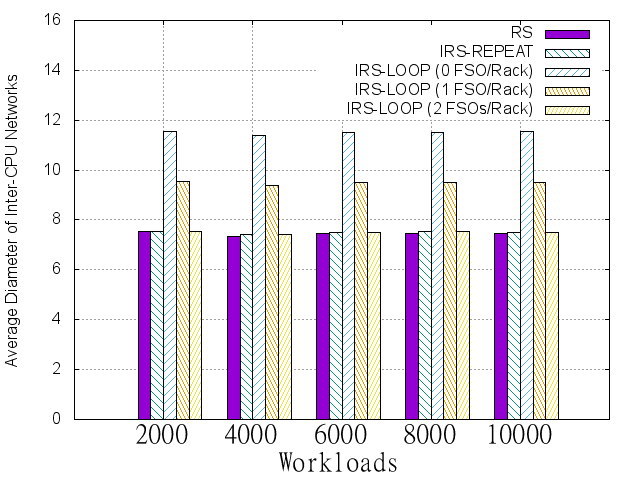

Source code (gnuplot):
#set yrange [0.0:40.0]
#set xrange [0:10000]
#set xlabel "Workloads"
#set ylabel "Inter-CPU/SSD(GPU) Hops for IRS-REPEAT"
#set key top right
#unset key
#set title "Overall System Utilization"

#plot  'C:\Users\smallcat\Dropbox\eclipse\common_workspace\HPCSim\2d-torus-irs\cpu-ssdgpu.txt' using 2:xtic(1) title "0 FSO per Rack"with linespoints pointtype 2 linewidth 2 pointsize 2, '' using 3 title "1 FSO per Rack"with linespoints pointtype 4 linewidth 2 pointsize 2, '' using 4 title "2 FSOs per Rack"with linespoints pointtype 8 linewidth 2 pointsize 2, '' using 5 title "3 FSOs per Rack"with linespoints pointtype 1 linewidth 2 pointsize 2, '' using 6 title "4 FSOs per Rack"with linespoints pointtype 6 linewidth 2 pointsize 2

set yrange [4.0:16.0]
set key top right
set grid
set style data histograms
#set style fill solid 1.00 border -1
set style fill pattern 3 border -1
#set title "Average Queuing Time (16 nodes per cabinet)"
#set xtics rotate by -30 font "GothicBBB-Medium-RKSJ-H, 20"
set xtics font "GothicBBB-Medium-RKSJ-H, 20"
set xlabel "Workloads" font "GothicBBB-Medium-RKSJ-H, 20"
set ylabel "Average Diameter of Inter-CPU Networks"

plot  'C:\Users\smallcat\Dropbox\eclipse\common_workspace\HPCSim\2d-torus-irs\cpu-diameter.txt' using ($2):xtic(1) title "RS", '' using ($3) title "IRS-REPEAT", '' using ($4) title "IRS-LOOP (0 FSO/Rack)", '' using ($5) title "IRS-LOOP (1 FSO/Rack)", '' using ($6) title "IRS-LOOP (2 FSOs/Rack)"

#set terminal png         # gnuplot recommends setting terminal before output
#set output 'C:\Users\smallcat\Dropbox\eclipse\common_workspace\HPCSim\2d-torus-irs\cpu-diameter.png'  

set term post eps color "GothicBBB-Medium-RKSJ-H, 20"      
#set term post eps color 
set output 'C:\Users\smallcat\Dropbox\eclipse\common_workspace\HPCSim\2d-torus-irs\cpu-diameter.eps'  
replot
